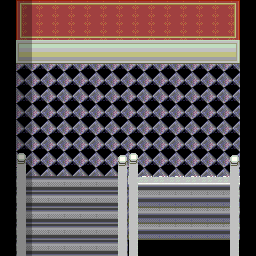

A level layout from a 2D game, rendered from its tile map. Below: a short description, then the map file with tile-grid data replaced by summaries:
An orthogonal 16x16 tile map with 16x16 px tiles, 5 tile layers (Base, MonoShita, MonoChu, CharaUe, ...), 3 tilesets and 8 objects.

<map version="1.0" orientation="orthogonal" renderorder="right-down" width="16" height="16" tilewidth="16" tileheight="16" backgroundcolor="#000000" nextobjectid="9">
 <tileset firstgid="1" name="youkan" tilewidth="16" tileheight="16" tilecount="480" columns="30">
  <image source="youkan.png" trans="007575" width="480" height="256" />
 </tileset>
 <tileset firstgid="481" name="ST-MsionR-I01" tilewidth="16" tileheight="16" tilecount="1984" columns="16">
  <image source="ST-MsionR-I01.png" trans="007575" width="256" height="1990" />
 </tileset>
 <tileset firstgid="2465" name="ST-Sewer-01.png" tilewidth="16" tileheight="16" tilecount="1504" columns="16">
  <image source="ST-Sewer-01.png" width="256" height="1504" />
 </tileset>
 <layer name="Base" width="16" height="16">
  <properties>
   <property name="cc_vertexz" value="-4" />
  </properties>
  <data>[256 cells, 214 non-empty, 7 distinct tile ids]</data>
 </layer>
 <layer name="MonoShita" width="16" height="16">
  <properties>
   <property name="cc_vertexz" value="-3" />
  </properties>
  <data>[256 cells, 119 non-empty, 28 distinct tile ids]</data>
 </layer>
 <layer name="MonoChu" width="16" height="16">
  <properties>
   <property name="cc_vertexz" value="-2" />
  </properties>
  <data>[256 cells, 24 non-empty, 8 distinct tile ids]</data>
 </layer>
 <objectgroup name="collision">
  <object id="3" x="0" y="0" width="16" height="256" />
  <object id="4" x="16" y="160" width="16" height="96" />
  <object id="5" x="112" y="160" width="32" height="96" />
  <object id="6" x="224" y="160" width="16" height="96" />
  <object id="7" x="240" y="0" width="16" height="256" />
  <object id="8" x="16" y="0" width="224" height="64" />
 </objectgroup>
 <objectgroup name="Ugokumono(object)" />
 <objectgroup name="Chrara(object)" />
 <layer name="CharaUe" width="16" height="16">
  <data>[256 cells, 4 non-empty, 2 distinct tile ids]</data>
 </layer>
 <objectgroup name="event">
  <object id="1" x="32" y="240" width="80" height="16">
   <properties>
    <property name="EventID" value="1" />
    <property name="trigger" value="1" />
   </properties>
  </object>
  <object id="2" x="144" y="240" width="80" height="16">
   <properties>
    <property name="EventID" value="2" />
    <property name="trigger" value="1" />
   </properties>
  </object>
 </objectgroup>
 <layer name="shadow" width="16" height="16">
  <data>[256 cells, 16 non-empty, 1 distinct tile ids]</data>
 </layer>
</map>
